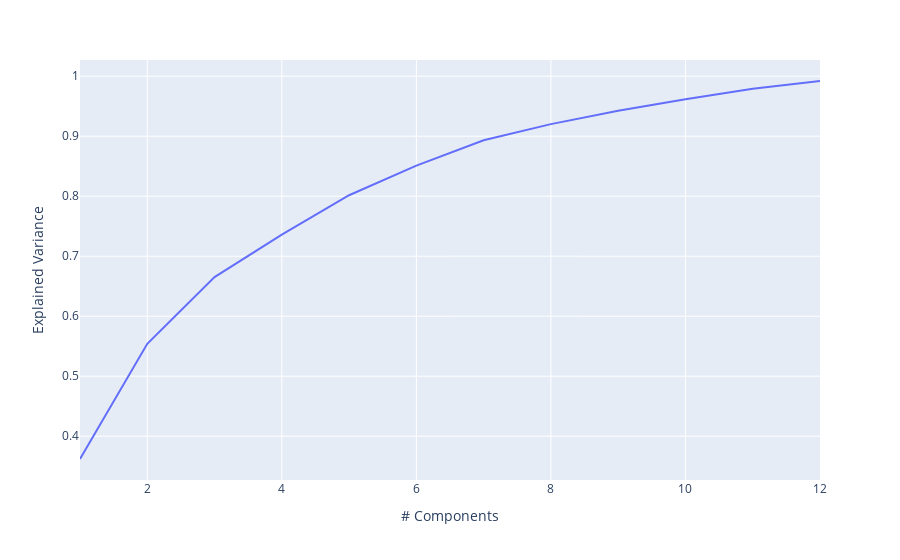

The cell this chart's notebook holds for it:
### Code cell
# import plotly.express as px
# import numpy as np
# import pandas as pd
# from sklearn.decomposition import PCA
# from sklearn.datasets import load_diabetes

# boston = load_diabetes()
# df = pd.DataFrame(boston.data, columns=boston.feature_names)

# pca = PCA()
# pca.fit(df)

pca = PCA(n_components=12)
components = pca.fit_transform(X)

exp_var_cumul = np.cumsum(pca.explained_variance_ratio_)

px.line(
    x=range(1, exp_var_cumul.shape[0] + 1),
    y=exp_var_cumul,
    labels={"x": "# Components", "y": "Explained Variance"}
)

### Figure 1 — Plotly figure (JSON) as saved in the notebook; plotly's stock layout.template omitted (floating-point values rounded to 4 significant figures)
{"data": [{"hovertemplate": "# Components=%{x}<br>Explained Variance=%{y}<extra></extra>", "legendgroup": "", "line": {"color": "#636efa", "dash": "solid"}, "marker": {"symbol": "circle"}, "mode": "lines", "name": "", "orientation": "v", "showlegend": false, "type": "scatter", "x": [1, 2, 3, 4, 5, 6, 7, 8, 9, 10, 11, 12], "xaxis": "x", "y": [0.362, 0.5541, 0.6653, 0.736, 0.8016, 0.851, 0.8934, 0.9202, 0.9424, 0.9617, 0.9791, 0.992], "yaxis": "y"}], "layout": {"autosize": true, "legend": {"tracegroupgap": 0}, "margin": {"t": 60}, "xaxis": {"anchor": "y", "autorange": true, "domain": [0, 1], "range": [1, 12], "title": {"text": "# Components"}, "type": "linear"}, "yaxis": {"anchor": "x", "autorange": true, "domain": [0, 1], "range": [0.327, 1.027], "title": {"text": "Explained Variance"}, "type": "linear"}}}
